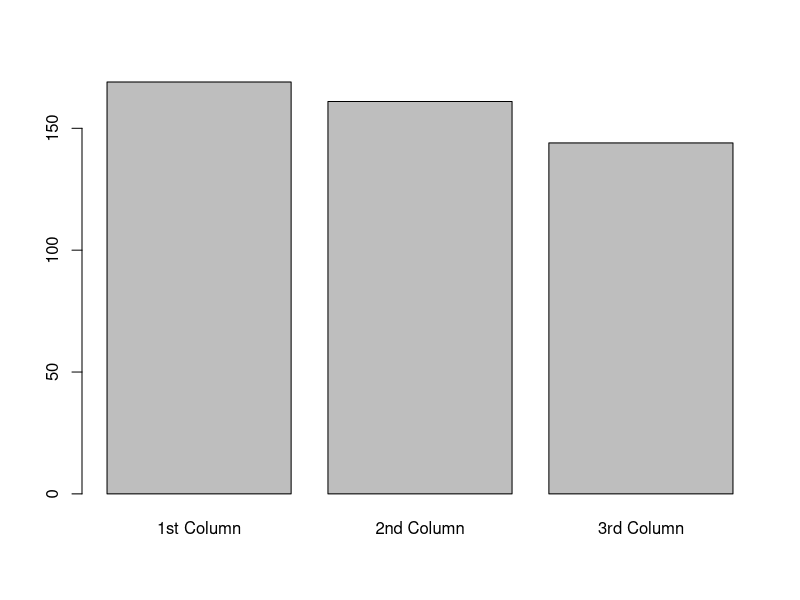
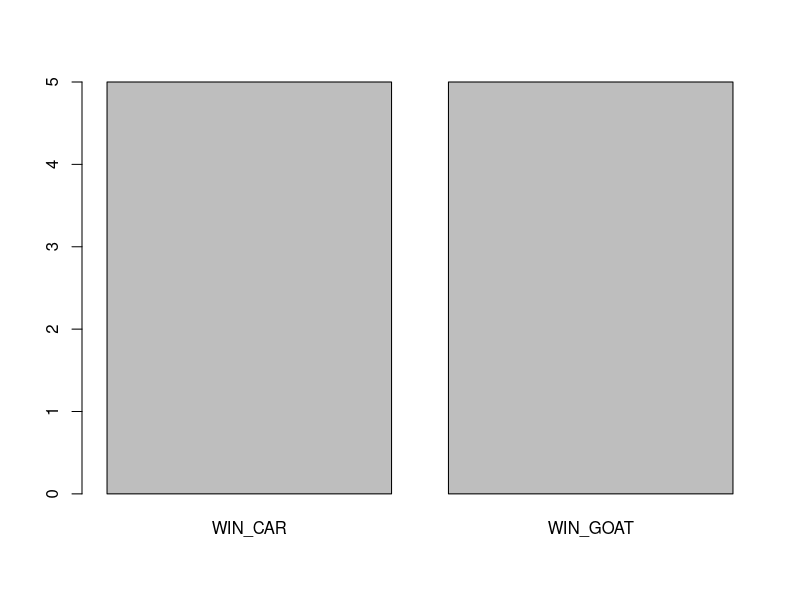

Write the R code that produced these figures, in order.
## ---- chunk 1
knitr::opts_chunk$set(echo = TRUE)
## ---- chunk 2
# Replace "NULL" with the proper code.
total_pres <- factorial(5) / factorial(5 - 2)
total_office <- factorial(5) / factorial(5 - 3)
total_dean <- factorial(5) / (factorial(2) * factorial(5 - 2))

## ---- chunk 3

simulate_roulette <- function(n) {
  # Define the wheel
  wheel <- c("00",0:36)
  
  # Define colour mapping
  red_numbers <- c(1, 3, 5, 7, 9, 12, 14, 16, 18, 19, 21, 23, 25, 27, 30, 32, 34, 36)
  black_numbers <- c(2, 4, 6, 8, 10, 11, 13, 15, 17, 20, 22, 24, 26, 28, 29, 31, 33, 35)
  
  # Simulate spins
  results <- sample(wheel, size = n, replace = TRUE)
  
  # Assign colours
  colours <- sapply(results, function(x) {
    if (x %in% red_numbers) {
      "Red"
    } else if (x %in% black_numbers) {
      "Black"
    } else {
      NA
    }
  })
  
  # Assign parity
  parity <- sapply(results, function(x) {
    if (x %in% red_numbers || x %in% black_numbers) {
      if (as.numeric(x) %% 2 ==0) {
        "Even"
      } else {
        "Odd"
      }
    } else {
      NA
    }
  })
  
  # Assign dozens
  dozen <- sapply(results, function(x) {
    if (x %in% red_numbers || x %in% black_numbers) {
      if (as.numeric(x) < 13) {
        "1st 12"
      } else if (as.numeric(x) < 27) {
        "2nd 12"
      } else {
        "3rd 12"
      }
    } else {
      NA
    }
  })
  
  # Assign column
  column <- sapply(results, function(x) {
    if (as.numeric(x) %in% seq(1,34,3)) {
      "1st Column"
    } else if (as.numeric(x) %in% seq(2,35,3)) {
      "2nd Column"
    } else if (as.numeric(x) %in% seq(3,36,3)) {
      "3rd Column"
    } else {
      NA
    }
  })
  
  # Assign high_low
  high_low <- sapply(results, function(x) {
    if (as.numeric(x) %in% 19:36) {
      "High"
    } else if (as.numeric(x) %in% 1:18) {
      "Low"
    } else {
      NA
    }
  })
  
  # Create data frame
  data.frame(Number = results, Colour = colours, Parity = parity, High_Low = high_low, Dozen = dozen, Column = column)
}
# Execute this code chunk before proceeding.
## ---- chunk 4
# Execute the simulate_roulette function and store the results appropriately below
roulette_plays <- simulate_roulette(500)
# Create a table:
table(roulette_plays$Column)
# Create a barplot of the table:
barplot(table(roulette_plays$Column))
## ---- chunk 5
# Calculate the described probabilites and consider the results.
simulated <- sum(roulette_plays$Dozen == "1st 12", na.rm = TRUE) / nrow(roulette_plays)
theoretical <- 12 / 38

## ---- chunk 6
# Code below creates a function simulating the game.
prize <- function(CHOICE = 1,CHANGE = "N",PLAYS = 1) {
  # Define an empty vector to store the results of the game:
  results <- c()
  # For the number of PLAYS, play the game
  for (i in 1:PLAYS) {
  # Randomly select a door for the car to be behind:
  car <- sample(1:3,1)
  if (CHOICE!=car & CHANGE == "Y") {
      results<- c(results,"WIN_CAR")
    } else if (CHOICE==car & CHANGE=="N") {
      results<- c(results,"WIN_CAR")
    } else {
      results<- c(results,"WIN_GOAT")
    }
  }
  return(results)
}
# Execute this code chunk before proceeding.
## ---- chunk 7
# Run a single simulation of the game. View and understand the results.
prize(CHOICE = 1, CHANGE = "N", PLAYS = 1)
## ---- chunk 8
# Run ten simulation of the game.
sims <- prize(CHOICE = 1, CHANGE = "N", PLAYS = 10)
# Create a table:
table(sims)
# Create a barplot of the table:
barplot(table(sims))
